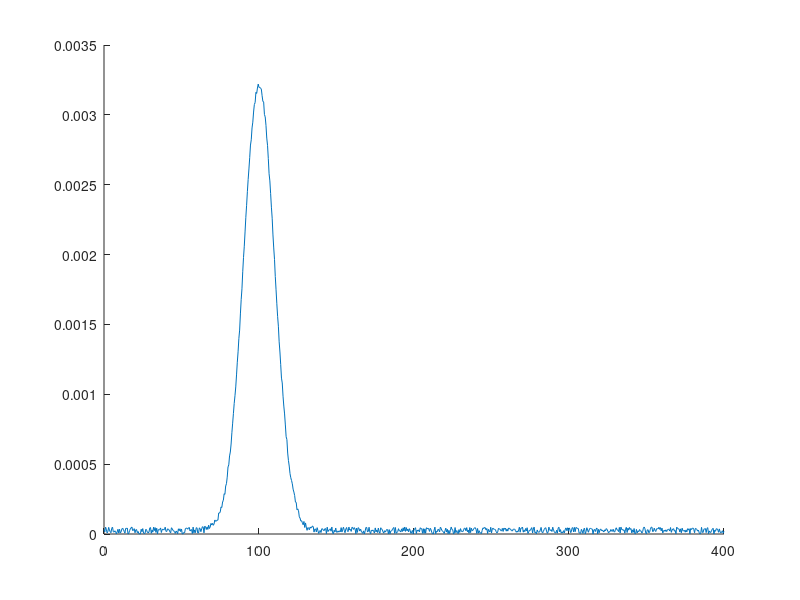

The MATLAB script that drew this image: (Note: this script raises an error after producing the figure.)
clear all
clc
close all

f = [0:0.5:400];
f = transpose(f);

sd = 10;
mu = 100;
y = 0.2/(2*pi*sd)*exp(-(f-mu).^2/(2*sd^2));

suum = f;
for i = 1:size(suum)
    suum(i) = rand()/20000;
end
y = suum + y;

figure
hold on
plot(f,y)

gaussFiting(f,y)

